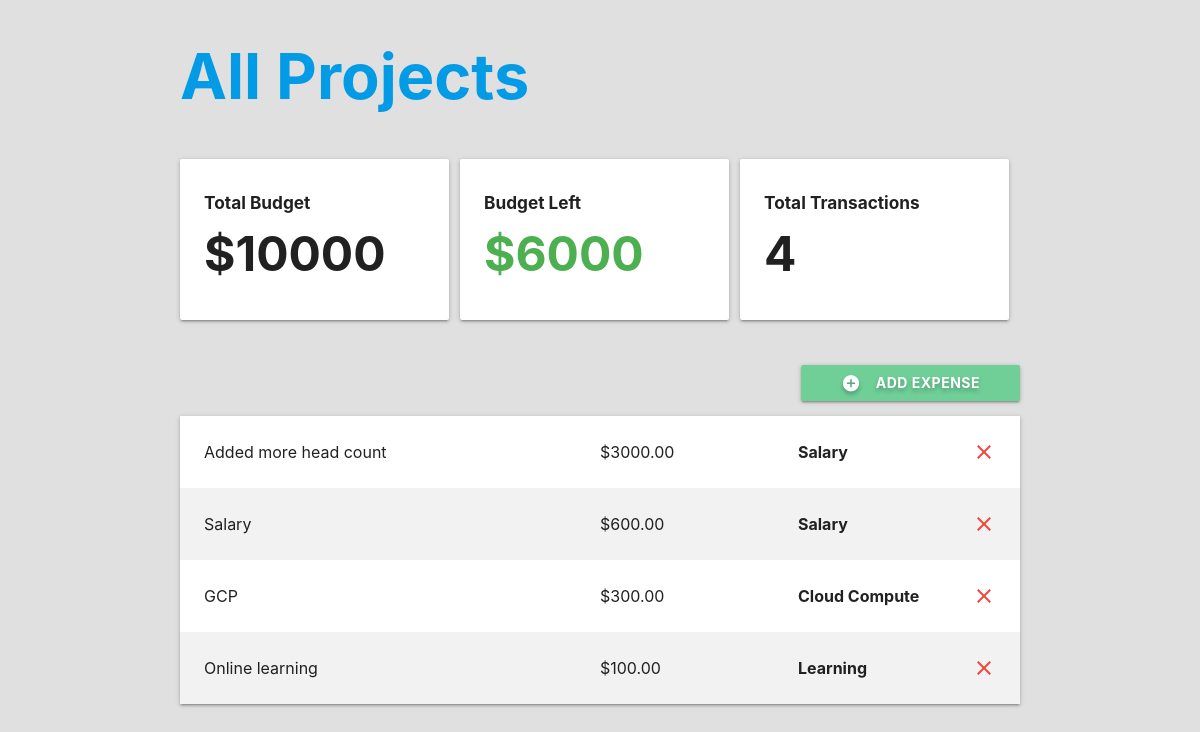
The app's page /handle-my-test-app/, older data.
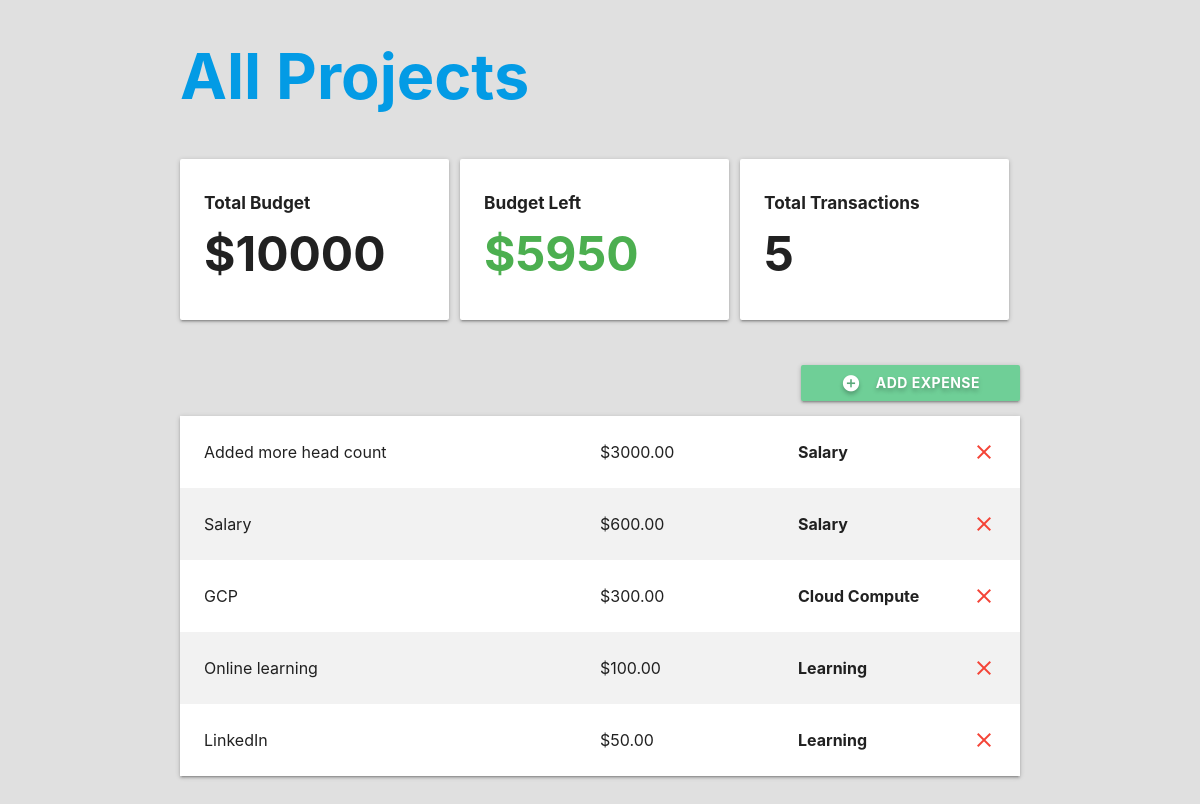
The same page, newer data.
### handlemoney/models.py (models this page shows, shortened)
class Project(models.Model):
    name = models.CharField(max_length=100)
    slug = models.SlugField(max_length=100, unique=True, blank=True)
    budget = models.IntegerField()
    @property
    def budget_left(self):
        expense_list = Expense.objects.filter(project=self)
        total_expense_amount = 0
        for expense in expense_list:
            total_expense_amount += expense.amount
        total_expense_amount = int(total_expense_amount)
        return self.budget - total_expense_amount
    @property
    def total_transactions(self):
        expense_list = Expense.objects.filter(project=self)
        return expense_list.count()

class Expense(models.Model):
    project = models.ForeignKey(Project, on_delete=models.CASCADE, related_name='expenses')
    title = models.CharField(max_length=100)
    amount = models.DecimalField(max_digits=8, decimal_places=2)
    category = models.ForeignKey(Category, on_delete=models.CASCADE)
    class Meta:
        ordering = ('-amount',)

class Category(models.Model):
    project = models.ForeignKey(Project, on_delete=models.CASCADE)
    name = models.CharField(max_length=50)

### handlemoney/views.py (the view, shortened to what this page needs)
# urls.py: path('<slug:project_slug>/', views.project_detail, name='detail')
def project_detail(request, project_slug):
    project = get_object_or_404(Project, slug=project_slug)
    if request.method == 'GET':
        category_list = Category.objects.filter(project=project)
        return render(request, 'budget/project-detail.html', {'project': project, 'expense_list': project.expenses.all(), 'category_list': category_list})
    return redirect(project)

### handlemoney/templates/budget/project-detail.html (shortened to what this page needs)
{% extends 'budget/base.html' %}
{% block content %}
<div class="container">
  <h1 class="bold"><a href="{% url 'list' %}">All Projects</a></h1>
  <section class="section section-stats">
    <div class="row">
      <div class="col s12 m12 l4">
        <div class="card-panel">
          <h6 class="bold">Total Budget</h6>
          <h1 class="bold">${{ project.budget }}</h1>
        </div>
      </div>
      <div class="col s12 m6 l4">
        <div class="card-panel">
          <h6 class="bold">Budget Left</h6>
          {% if project.budget_left > 0 %}
            <h1 class="bold green-text">${{ project.budget_left }}</h1>
          {% elif project.budget_left == 0 %}
            <h1 class="bold orange-text">${{ project.budget_left }}</h1>
          {% else %}
            <h1 class="bold red-text">${{ project.budget_left }}</h1>
          {% endif %}
        </div>
      </div>
      <div class="col s12 m6 l4">
        <div class="card-panel">
          <h6 class="bold">Total Transactions</h6>
          <h1 class="bold">{{ project.total_transactions }}</h1>
        </div>
      </div>
    </div>
  </section>
  <section class="section section-expenses">
    <div class="row">
      <button class="btn waves-effect right modal-trigger" href="#expenseModal">
        <i class="material-icons white-text left">add_circle</i>
        Add Expense
      </button>
    </div>
    <ul class="z-depth-1">
      {% for expense in expense_list %}
      <li>
        <div class="card-panel z-depth-0 expense">
          <div class="row">
            <div class="col l6">
              <span class="title">{{ expense.title }}</span>
            </div>
            <div class="col l3">
              <span class="title">${{ expense.amount }}</span>
            </div>
            <div class="col 1">
              <span class="title bold">{{ expense.category.name }}</span>
            </div>
            <a class="close-icon" onclick="deleteExpense(this)" data-id="{{ expense.id }}">
              <i class="material-icons red-text right">close</i>
            </a>
          </div>
        </div>
      </li>
      {% endfor %}
    </ul>
  </section>
</div>
{% endblock %}

Row changes from the older to the newer data that the page shows:
computed for Project: budget_left "6000" → "5950"; total_transactions "4" → "5"
added Expense: title "LinkedIn", amount "50.00", category.name "Learning"
